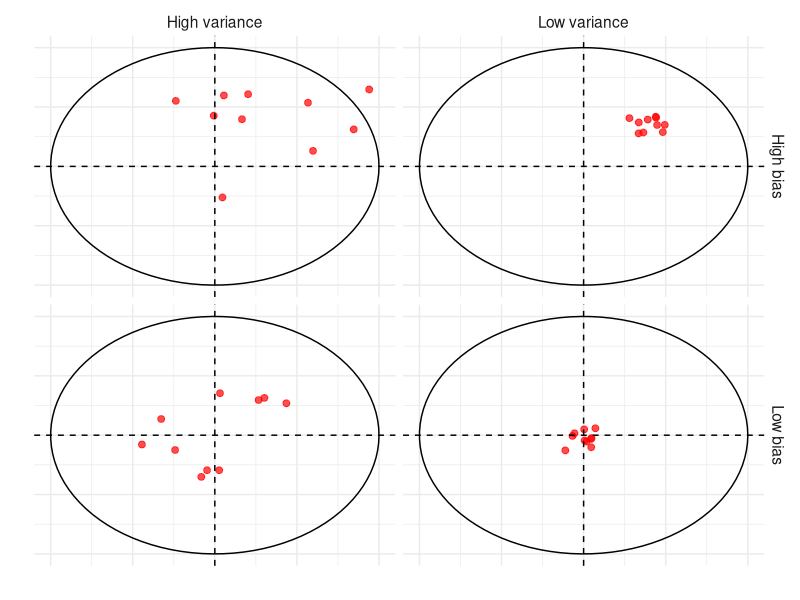
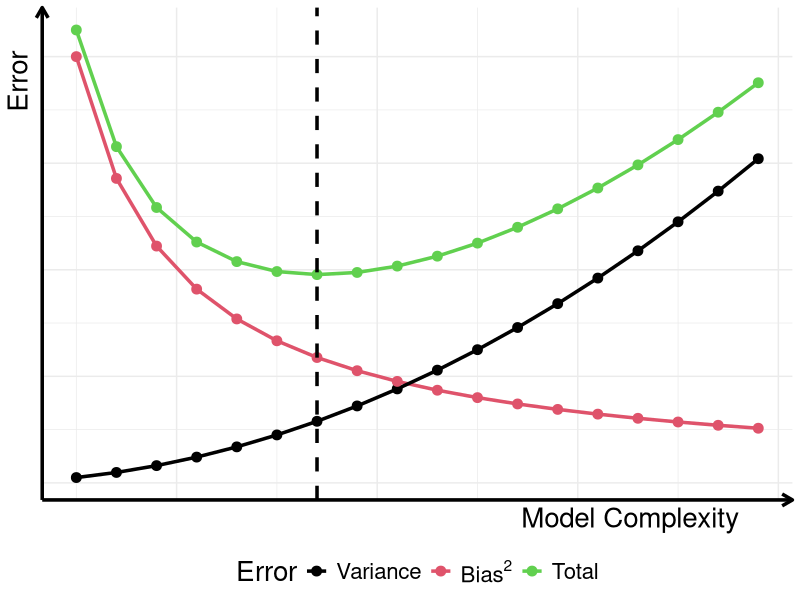
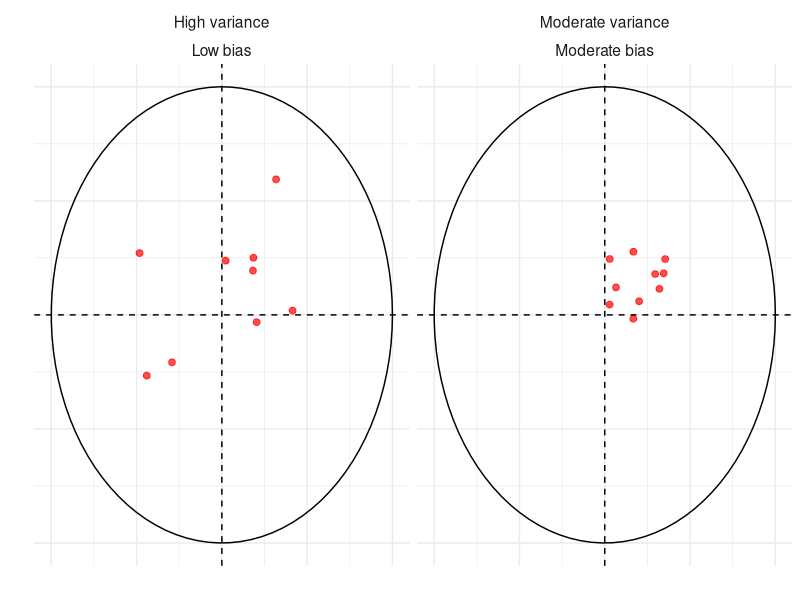

These charts were generated, in order, by the following R code:
## ---- chunk 1
knitr::opts_chunk$set(echo = FALSE)
library(tidyverse)
## ---- chunk 2

circleFun <- function(center = c(0,0),diameter = 1, npoints = 100){
    r = diameter / 2
    tt <- seq(0,2*pi,length.out = npoints)
    xx <- center[1] + r * cos(tt)
    yy <- center[2] + r * sin(tt)
    return(data.frame(x = xx, y = yy))
}

c1 <- circleFun(c(0,0)) %>% mutate(bias = "High bias", variance = "High variance")
c2 <- circleFun(c(0,0)) %>% mutate(bias = "Low bias", variance = "High variance")
c3 <- circleFun(c(0,0)) %>% mutate(bias = "High bias", variance = "Low variance")
c4 <- circleFun(c(0,0)) %>% mutate(bias = "Low bias", variance = "Low variance")

set.seed(89)
hbhv <- data.frame(x = rnorm(10,0.2,0.14),
                   y = rnorm(10,0.2,0.14),
                   bias = "High bias", variance = "High variance")

hblv <- data.frame(x = rnorm(10,0.2,0.03),
                   y = rnorm(10,0.2,0.03),
                   bias = "High bias", variance = "Low variance")

lbhv <- data.frame(x = rnorm(10,0,0.14),
                   y = rnorm(10,0,0.14),
                   bias = "Low bias", variance = "High variance")

lblv <- data.frame(x = rnorm(10,0,0.03),
                   y = rnorm(10,0,0.03),
                   bias = "Low bias", variance = "Low variance")

points_df <- rbind(hbhv, hblv, lbhv, lblv)

ggplot(rbind(c1,c2,c3,c4),aes(x,y)) + 
  geom_path() + 
  geom_point(data = points_df, aes(x = x, y = y), size = 2, color = "red", alpha = 0.7) +
  geom_hline(yintercept = 0, linetype = "dashed") +
  geom_vline(xintercept = 0, linetype = "dashed") +
  facet_grid(bias ~ variance) +
  xlim(-0.5,0.5) + ylim(-0.5,0.5) +
  labs(x = "", y = "") +
  theme_minimal() +
  theme(text = element_text(size = 14),
        axis.ticks = element_blank(),
        axis.text = element_blank())
  
## ---- chunk 3

err_df <- data.frame(complexity = seq(0.5,4,by = 0.2))
err_df$var <- 0.1*err_df$complexity^2
err_df$bias2 <- 1/(err_df$complexity)
err_df$total <- err_df$var + err_df$bias2 + 0.1

err_labs <- list("Variance",bquote("Bias"^2),"Total")

err_df %>% 
  pivot_longer(-complexity) %>% 

ggplot(aes(x = complexity, y = value, color = name)) +
  geom_line(size = 1.2) +
  geom_point(size = 3) +
  geom_vline(xintercept = 1.7, linetype = "dashed", size = 1.2) + 
  scale_colour_manual(values=1:3,breaks=c("var","bias2","total"),
                      labels=err_labs) + 
  labs(x = "Model Complexity", y = "Error",color = "Error") + 
  theme_minimal() +
    theme(legend.position = "bottom",
          axis.text = element_blank(),
          axis.line = element_line(arrow = grid::arrow(length = unit(0.3, "cm"), 
                                                       ends = "last"),
                                   size = 1.2),
          axis.title = element_text(hjust = 0.9),
          text = element_text(size = 20))

## ---- chunk 4

set.seed(64)
c1 <- circleFun(c(0,0)) %>% mutate(bias = "Moderate bias", variance = "Moderate variance")
c2 <- circleFun(c(0,0)) %>% mutate(bias = "Low bias", variance = "High variance")

mbmv <- data.frame(x = rnorm(10,0.1,0.05),
                   y = rnorm(10,0.1,0.05),
                   bias = "Moderate bias", variance = "Moderate variance")

lbhv <- data.frame(x = rnorm(10,0,0.2),
                   y = rnorm(10,0,0.2),
                   bias = "Low bias", variance = "High variance")


points_df <- rbind(lbhv, mbmv)

ggplot(rbind(c1,c2),aes(x,y)) + 
  geom_path() + 
  geom_point(data = points_df, aes(x = x, y = y), size = 2, color = "red", alpha = 0.7) +
  geom_hline(yintercept = 0, linetype = "dashed") +
  geom_vline(xintercept = 0, linetype = "dashed") +
  facet_wrap( ~ variance + bias, nrow = 1) +
  xlim(-0.5,0.5) + ylim(-0.5,0.5) +
  labs(x = "", y = "") +
  theme_minimal() +
  theme(text = element_text(size = 14),
        axis.ticks = element_blank(),
        axis.text = element_blank())
  
